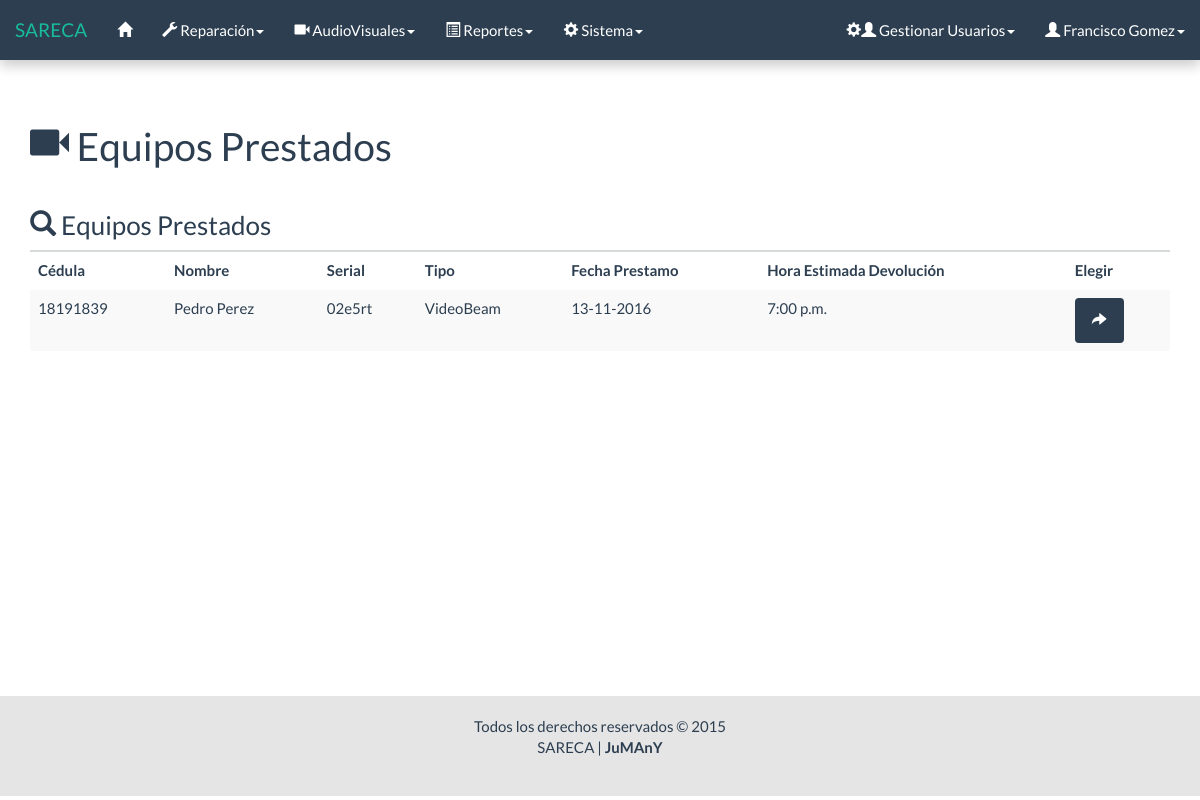
The app's page /html/devolucion_f.php (signed in), older data.
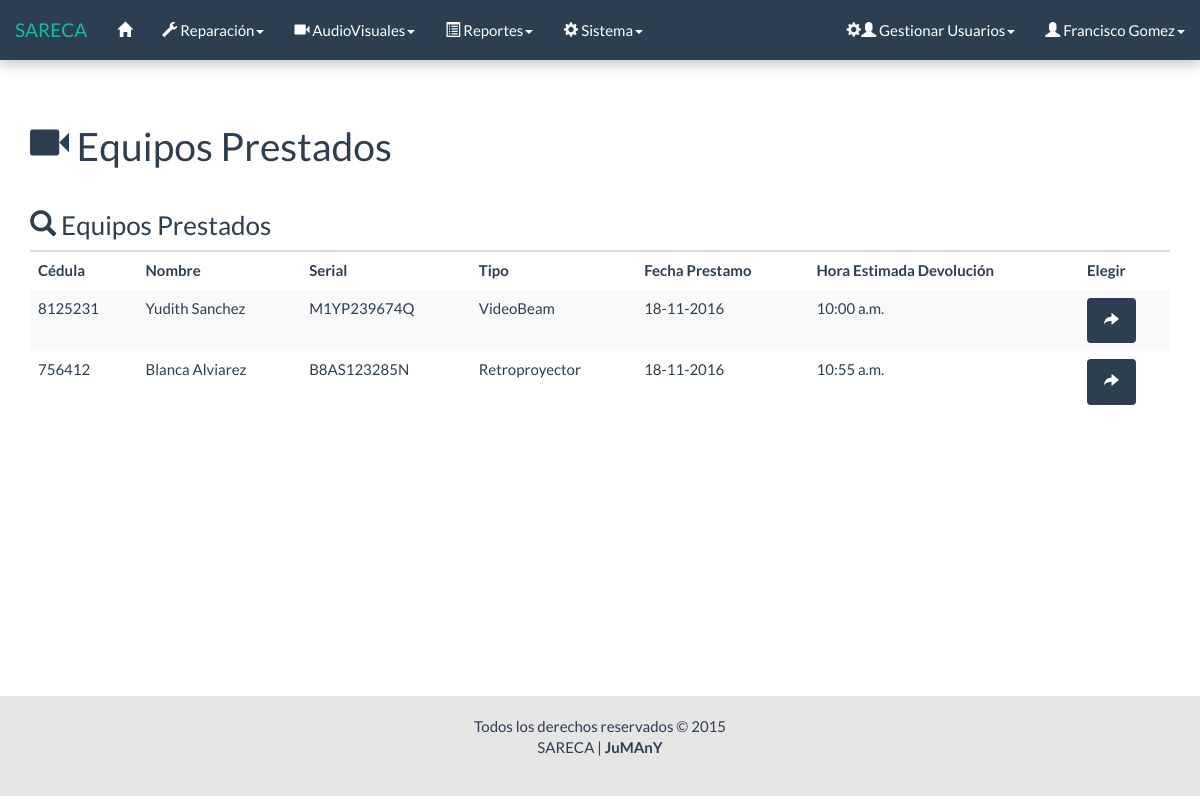
The same page, newer data.
### tables this page shows
CREATE TABLE `prestamo` (
  `Id` int(11) NOT NULL AUTO_INCREMENT,
  `Serial_equipo` varchar(11) NOT NULL,
  `Fecha_prestamo` date NOT NULL,
  `hora_prestamo` time NOT NULL,
  `hora_estimada_devolucion` time NOT NULL,
  `destino` varchar(20) NOT NULL,
  `Id_usuario_prestador` varchar(50) NOT NULL,
  `Cedula` int(8) NOT NULL,
  `carrera` varchar(30) NOT NULL,
  `Estado` int(1) NOT NULL,
  `observacion_prestamo` varchar(100) NOT NULL,
  `fecha_devolucion` date NOT NULL,
  `hora_devolucion` time NOT NULL,
  `id_usuario_receptor` varchar(50) NOT NULL,
  `observacion_devolucion` varchar(100) NOT NULL,
  PRIMARY KEY (`Id`),
  KEY `Id_usuario` (`Id_usuario_prestador`),
  KEY `Serial_equipo` (`Serial_equipo`),
  KEY `Cedula` (`Cedula`),
  KEY `id_usuario_receptor` (`id_usuario_receptor`),
  CONSTRAINT `prestamo_ibfk_3` FOREIGN KEY (`Id_usuario_prestador`) REFERENCES `usuario` (`Id`) ON UPDATE CASCADE,
  CONSTRAINT `prestamo_ibfk_5` FOREIGN KEY (`Serial_equipo`) REFERENCES `equipo_audiovisual` (`Serial`) ON UPDATE CASCADE,
  CONSTRAINT `prestamo_ibfk_6` FOREIGN KEY (`Cedula`) REFERENCES `persona` (`Cedula`) ON UPDATE CASCADE
);

CREATE TABLE `persona` (
  `Cedula` int(8) NOT NULL,
  `Nombre` varchar(30) NOT NULL,
  `cargo` varchar(20) NOT NULL,
  PRIMARY KEY (`Cedula`)
);

CREATE TABLE `equipo_audiovisual` (
  `Serial` varchar(11) NOT NULL,
  `tipo` int(1) NOT NULL,
  `numero` tinyint(4) NOT NULL,
  `rbn` varchar(20) NOT NULL,
  `modelo` varchar(20) NOT NULL,
  `marca` varchar(30) NOT NULL,
  `inf_adic` varchar(50) NOT NULL,
  `Estado` int(1) NOT NULL,
  PRIMARY KEY (`Serial`)
);

### html/devolucion_f.php (the view, shortened to what the changed rows need)
<?php
	require('../php/conexion/conexion.php');
	$sql = "SELECT *
			FROM equipo_audiovisual
			JOIN prestamo ON equipo_audiovisual.Serial = prestamo.Serial_equipo
			JOIN persona ON prestamo.Cedula = persona.Cedula
			WHERE equipo_audiovisual.Estado = 2
			AND prestamo.Estado = 2";
	$res = $conectar->query($sql);
?>
<!DOCTYPE html>
<html lang="es">
	<head>
		<link rel="stylesheet" href="../css/bootstrap.css">
		<link rel="stylesheet" href="../css/general.css">
	</head>
	<body>
		<div id="wrap">
			<?php
				include("menu/menu.php");
			?>
			<div class="container">
				<div class="bs-docs-section">
					<div class="row">
						<div class="col-lg-12">
							<div class="page-header">
								<h1><span class="glyphicon glyphicon-facetime-video"></span> Equipos Prestados</h1>
							</div>
							<?php
							if ($res->num_rows == 0) {
							?>
								<div class="alert alert-dismissible alert-info">
									<strong>No hay equipos AudioVisuales en préstamo.</strong>
								</div>
							<?php
							} else {
							?>
								<table class="table table-striped table-hover">
									<thead>
										<tr>
											<th>Cédula</th>
											<th>Nombre</th>
											<th>Serial</th>
											<th>Tipo</th>
											<th>Fecha Prestamo</th>
											<th>Hora Estimada Devolución</th>
											<th>Elegir</th>
										</tr>
									</thead>
									<tbody>
										<?php
										while ($fila = $res->fetch_object()) {
											$tipo = ($fila->tipo == 1) ? 'VideoBeam' : 'Retroproyector';
											list($a,$m,$d) = explode('-',$fila->Fecha_prestamo);
											list($hh,$mm,) = explode(':',$fila->hora_estimada_devolucion);
											$r = $hh - 12;
											if ($r > 0) {
												$hh = $r;
												$periodo_meridiano = 'p.m.';
											} elseif ($r == 0) {
												$periodo_meridiano = 'p.m.';
											} else {
												$periodo_meridiano = 'a.m.';
											}
											printf('
												<tr>
													<td>%d</td>
													<td>%s</td>
													<td>%s</td>
													<td>%s</td>
													<td>%d-%d-%d</td>
													<td>%s:%s %s</td>
													<td><a href="proceso_devolucion_f.php?s=%s" data-toggle="tooltip" data-placement="right" data-original-title="Devolver" class="btn btn-primary"><span class="glyphicon glyphicon-share-alt"></span></a></td>
												</tr>',
												$fila->Cedula,
												$fila->Nombre,
												$fila->Serial_equipo,
												$tipo,
												$d,
												$m,
												$a,
												$hh,
												$mm,
												$periodo_meridiano,
												$fila->Serial_equipo
											);
										}
										?>
									</tbody>
								</table>
							<?php
							}
							?>
						</div>
					</div>
				</div>
			</div>
		</div>
	</body>
</html>

### html/menu/menu.php (shortened to what the changed rows need)
<nav class="navbar navbar-default navbar-fixed-top">
	<div class="container-fluid">
		<div class="navbar-header">
			<a class="navbar-brand" href="#">SARECA</a>
		</div>
	</div>
</nav>

Row changes from the older to the newer data that the page shows:
removed prestamo: Cedula.Cedula "18191839", Cedula.Nombre "Pedro Perez", Serial_equipo "02e5rt", Serial_equipo.tipo "VideoBeam", d "13", m "11", a "2016", hh "7", mm "00", periodo_meridiano "p.m."
added prestamo: Cedula.Cedula "8125231", Cedula.Nombre "Yudith Sanchez", Serial_equipo "M1YP239674Q", Serial_equipo.tipo "VideoBeam", d "18", m "11", a "2016", mm "00", periodo_meridiano "a.m."
added prestamo: Cedula.Cedula "756412", Cedula.Nombre "Blanca Alviarez", Serial_equipo "B8AS123285N", Serial_equipo.tipo "Retroproyector", d "18", m "11", a "2016", mm "55", periodo_meridiano "a.m."
